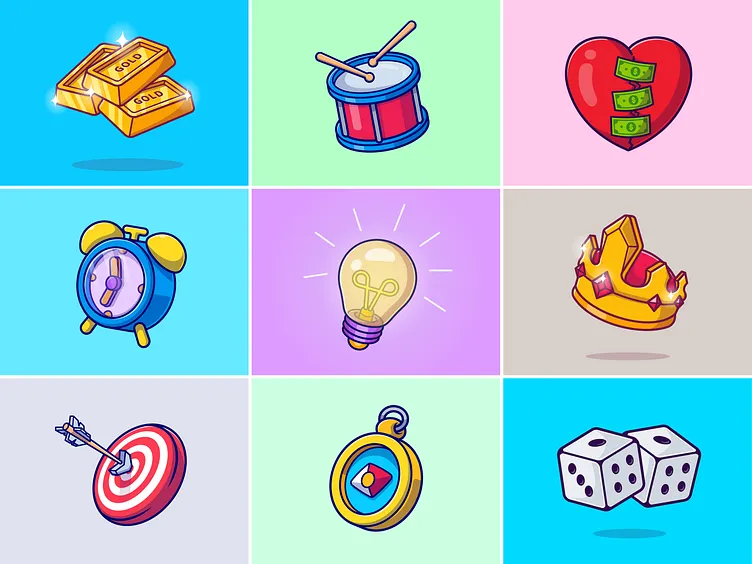
#> input picture CondingalPython/Object_Detection_with_Hugging_Face_and_Python_boilerplate-1f5a/1test1.jpg, 752 x 564 px
$ python Activity13.py   (older library calls are emulated)
#> lines starting #> are read from the running program, lines starting #| are printed output that depends on the picture
#> the answer given: Object_Detection_with_Hugging_Face_and_Python_boilerplate-1f5a/1test1.jpg
import cv2
import numpy as np
import matplotlib.pyplot as plt

def display_image(title, image):
    """Utility function to display and image."""
    plt.figure(figsize=(8, 8))
    if len(image.shape) == 2:
        plt.imshow(image, cmap='gray')
    else:
        plt.imshow(cv2.cvtColor(image, cv2.COLOR_BGR2RGB))
    plt.title(title)
    plt.axis('off')
    plt.show()

def interactive_edge_detection(image_path):
    """Interactive acivity for edge detection and filtering."""
    image = cv2.imread(image_path)
#> image is the input picture: shape (564, 752, 3); mean B, G, R 213.1, 200.9, 161.6
    if image is None:
        print("Error: Image not found!")
        return

    gray_image = cv2.cvtColor(image, cv2.COLOR_BGR2GRAY)
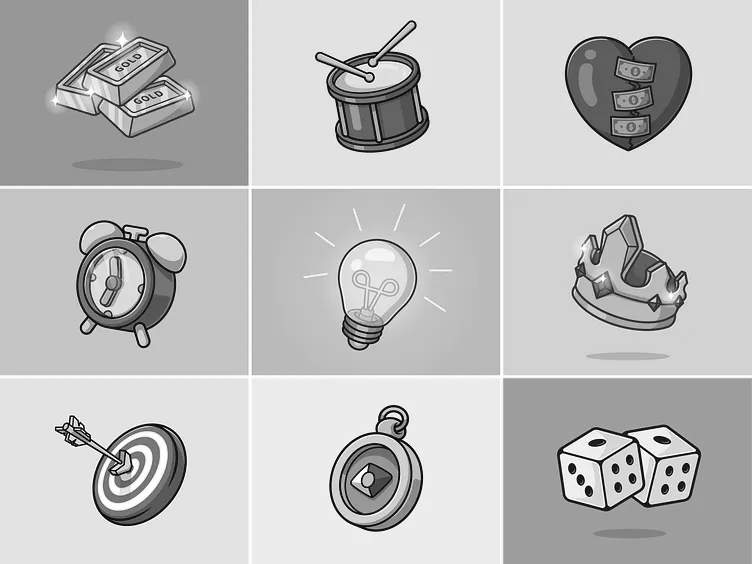
#> gray_image: shape (564, 752); min 2, max 255, mean 190.5
    display_image("Original Grayscale Image", gray_image)

    print("Select an option:")
    print("1. Sobel Edge Detection")
    print("2. Canny Edge Detection")
    print("3.Laplacion Edge Detection")
    print("4. Gaussian Smoothing")
    print("5. Median Filtering")
    print("6. Exit")

    while True:
        choice = input("Enter you choice (1 - 6)")

        if choice == "1":
            sobelx = cv2.Sobel(gray_image, cv2.CV_64F, 1, 0, ksize=3)
            sobely = cv2.Sobel(gray_image, cv2.CV_64F, 0, 1, ksize=3)
            conbined_sobel = cv2.bitwise_or(sobelx.astype(np.uint8), sobely.astype(np.uint8))
            display_image("Sobel Edge Detection", conbined_sobel)
        elif choice == "2":
            print("Adjest thresholds for Canny (default: 100 and 200)")
            lower_thresh = int(input("Enter lower threshold: "))
            upper_thresh = int(input("Enter upper threshold: "))
            edges = cv2.Canny(gray_image, lower_thresh, upper_thresh)
            display_image("Canny Edge Detection", edges)
        elif choice == "3":
            laplacian = cv2.Laplacian(gray_image, cv2.CV_64F)
            display_image("Laplacian Edge Detection", np.abs(laplacian).astype(np.uint8))
        elif choice == "4":
            print("Adjust kernel size for Gaussian (must be odd, default: 5)")
            kernel_size = int(input("Enter kernel size (odd number): "))
            blurred = cv2.GaussianBlur(image, (kernel_size, kernel_size), 0)
            display_image("Gaussian Smoothed Image", blurred)
        elif choice == "5":
            print("Adjust kernal size for Medan filtering (must be odd, default: 5)")
            kernelsize = int(input("Enter kernel size (odd number): "))
            median_filtered = cv2.medianBlur(image, kernelsize)
            display_image("Median Filtered Image", median_filtered)
        elif choice == "6":
            print("Exciting...")
            break
        else:
            print("Invalid choice. Please select a number between 1 and 6.")
#> this loop made 6 passes; the answer given on pass 1: 1
#> pass 1, in interactive_edge_detection, `sobelx = cv2.Sobel(gray_image, cv2.CV_64F, 1, 0, ksize=3)`:
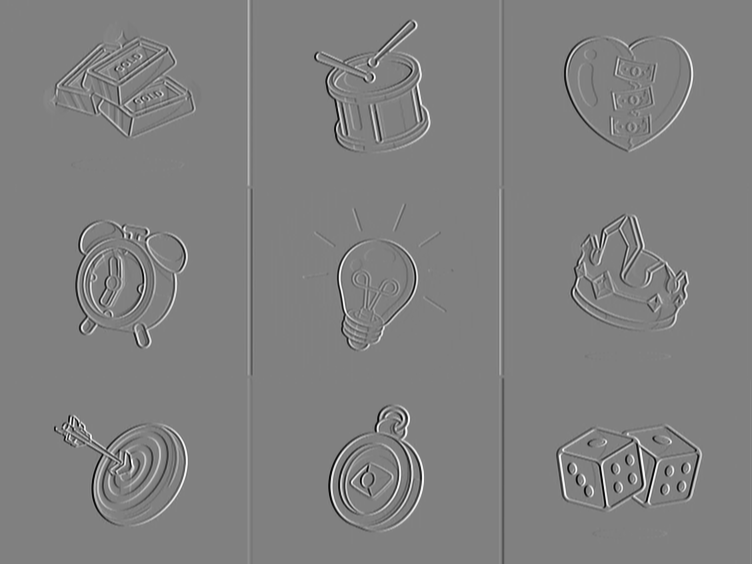
#> sobelx: shape (564, 752) float64; min -993, max 974, mean 0.1; drawn with min black and max white
#> pass 1, in interactive_edge_detection, `sobely = cv2.Sobel(gray_image, cv2.CV_64F, 0, 1, ksize=3)`:
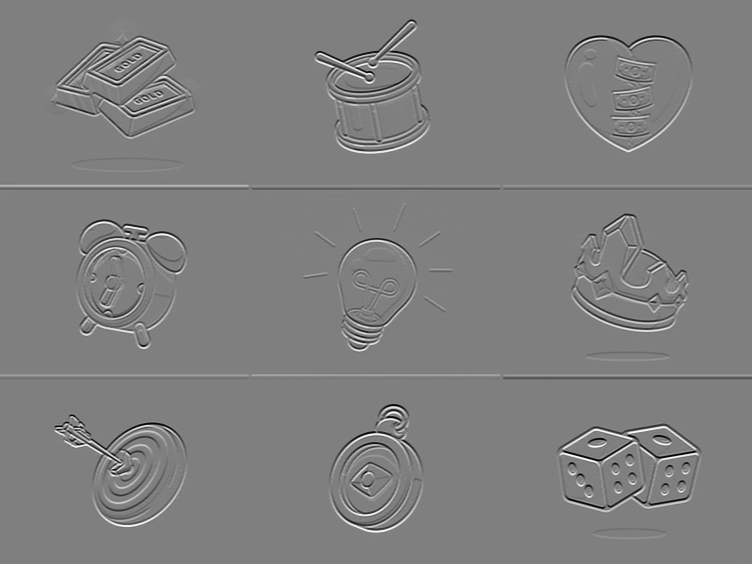
#> sobely: shape (564, 752) float64; min -992, max 987, mean 0.1; drawn with min black and max white
#> pass 1, in interactive_edge_detection, `conbined_sobel = cv2.bitwise_or(sobelx.astype(np.uint8), sobely.astype..`:
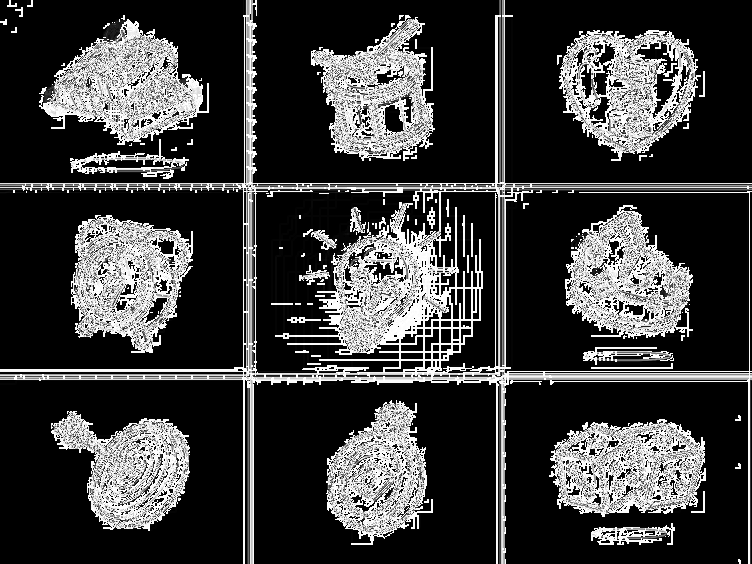
#> conbined_sobel: shape (564, 752); min 0, max 255, mean 60.4

file_name = input("Enter the name of the file you wish to detect: ")
#> (the run stopped early here; a loop or call above may not have finished)

$ run again, on CondingalPython/Object_Detection_with_Hugging_Face_and_Python_boilerplate-1f5a/test.jpg
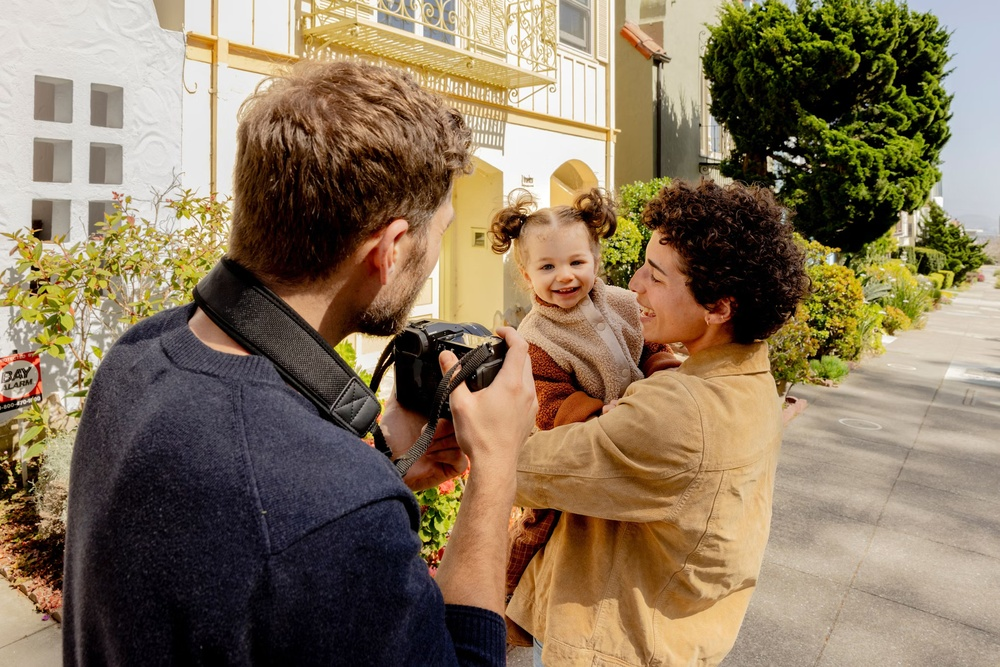
#> input picture CondingalPython/Object_Detection_with_Hugging_Face_and_Python_boilerplate-1f5a/test.jpg, 1000 x 667 px, shrunk from 2070 x 1381 before the run
#> in interactive_edge_detection, image is the input picture: shape (667, 1000, 3); mean B, G, R 92.9, 117.6, 135.7
#> the loop in interactive_edge_detection, `while True:` made 6 passes; the answer given on pass 1: 1
#> pass 1, in interactive_edge_detection, `sobely = cv2.Sobel(gray_image, cv2.CV_64F, 0, 1, ksize=3)`:
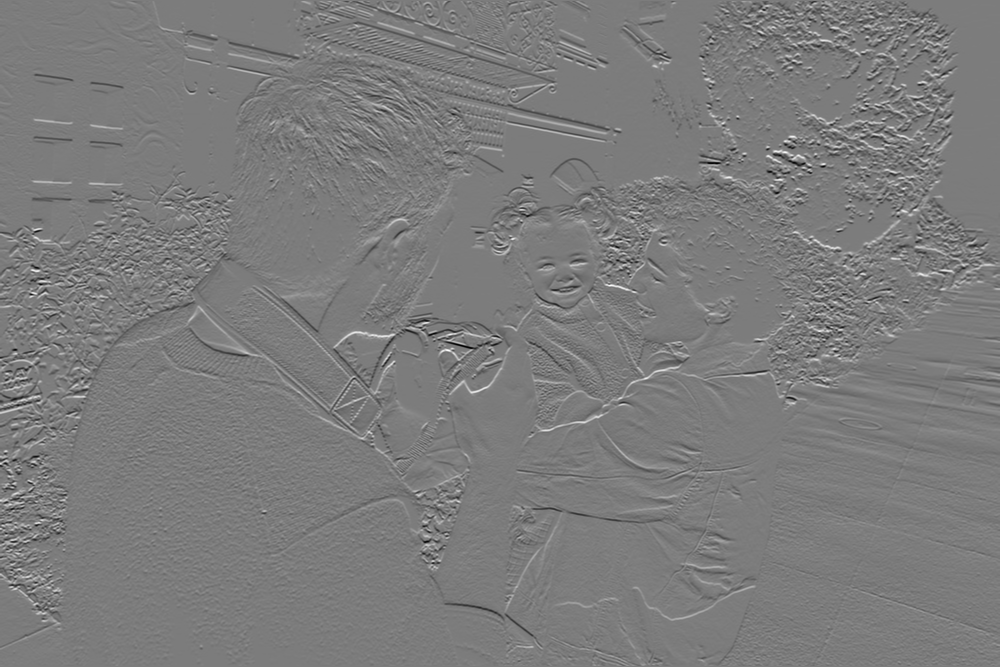
#> sobely: shape (667, 1000) float64; min -793, max 832, mean -1.2; drawn with min black and max white
#> pass 1, in interactive_edge_detection, `conbined_sobel = cv2.bitwise_or(sobelx.astype(np.uint8), sobely.astype..`:
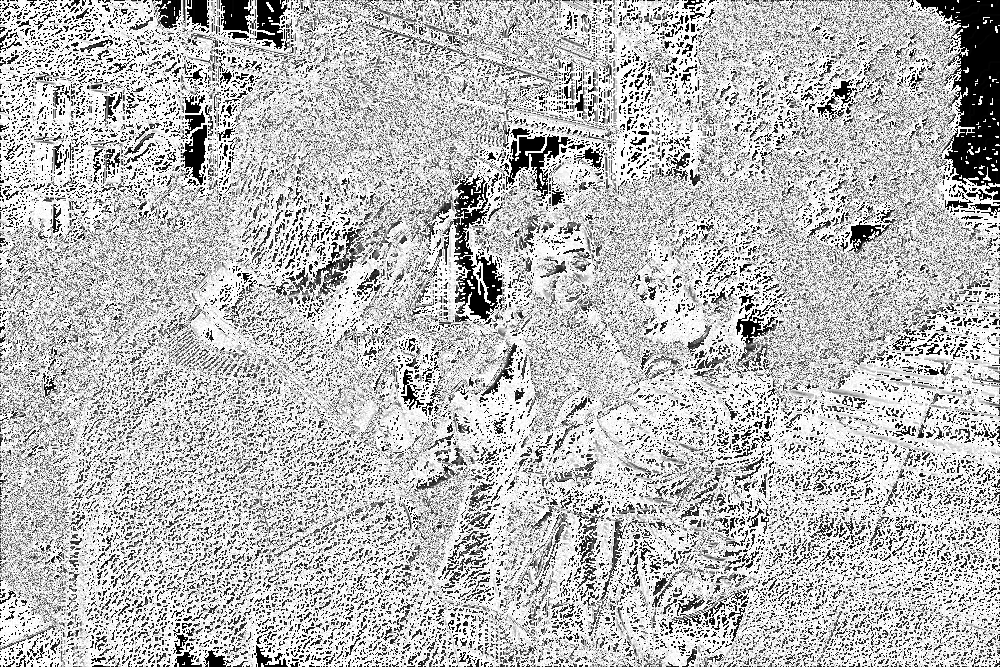
#> conbined_sobel: shape (667, 1000); min 0, max 255, mean 186.3
